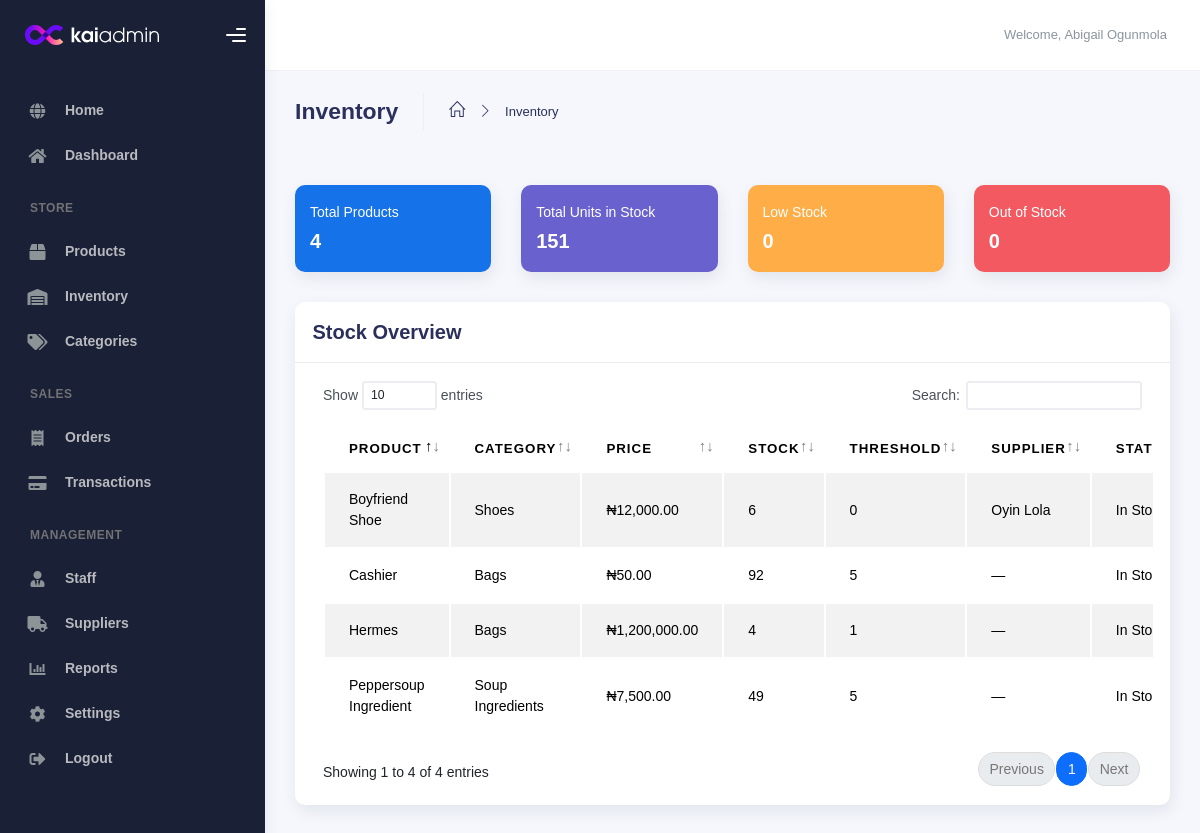
The page /admin/inventory.php (signed in) on the database its author committed.
### tables this page shows
CREATE TABLE `products` (
  `id` int(10) UNSIGNED NOT NULL,
  `name` varchar(150) NOT NULL,
  `description` text DEFAULT NULL,
  `price` decimal(12,2) NOT NULL DEFAULT 0.00,
  `stock_quantity` int(10) UNSIGNED NOT NULL DEFAULT 0,
  `low_stock_threshold` int(10) UNSIGNED NOT NULL DEFAULT 5,
  `category_id` int(10) UNSIGNED NOT NULL,
  `supplier_id` int(10) UNSIGNED DEFAULT NULL,
  `image_url` varchar(255) DEFAULT NULL,
  `is_active` tinyint(1) NOT NULL DEFAULT 1,
  `created_by` int(10) UNSIGNED DEFAULT NULL,
  `created_at` timestamp NOT NULL DEFAULT current_timestamp(),
  `updated_at` timestamp NOT NULL DEFAULT current_timestamp() ON UPDATE current_timestamp()
);

CREATE TABLE `categories` (
  `id` int(10) UNSIGNED NOT NULL,
  `name` varchar(100) NOT NULL,
  `description` text DEFAULT NULL,
  `is_active` tinyint(1) NOT NULL DEFAULT 1,
  `created_at` timestamp NOT NULL DEFAULT current_timestamp(),
  `updated_at` timestamp NOT NULL DEFAULT current_timestamp() ON UPDATE current_timestamp()
);

CREATE TABLE `suppliers` (
  `id` int(10) UNSIGNED NOT NULL,
  `user_id` int(10) UNSIGNED DEFAULT NULL,
  `name` varchar(150) NOT NULL,
  `contact_email` varchar(150) DEFAULT NULL,
  `contact_phone` varchar(30) DEFAULT NULL,
  `address` text DEFAULT NULL,
  `is_active` tinyint(1) NOT NULL DEFAULT 1,
  `created_at` timestamp NOT NULL DEFAULT current_timestamp(),
  `updated_at` timestamp NOT NULL DEFAULT current_timestamp() ON UPDATE current_timestamp()
);

### admin/inventory.php (the view, shortened to what this page needs)
<?php
require_once "../includes/db.php";
$totalProductsStmt = $pdo->query("
    SELECT COUNT(*)
    FROM products
    WHERE is_active = 1
");
$totalProducts = (int) $totalProductsStmt->fetchColumn();
$totalStockStmt = $pdo->query("
    SELECT COALESCE(SUM(stock_quantity), 0)
    FROM products
    WHERE is_active = 1
");
$totalStock = (int) $totalStockStmt->fetchColumn();
$lowStockStmt = $pdo->query("
    SELECT COUNT(*)
    FROM products
    WHERE is_active = 1
      AND stock_quantity > 0
      AND stock_quantity <= low_stock_threshold
");
$lowStockProducts = (int) $lowStockStmt->fetchColumn();
$outOfStockStmt = $pdo->query("
    SELECT COUNT(*)
    FROM products
    WHERE is_active = 1
      AND stock_quantity = 0
");
$outOfStockProducts = (int) $outOfStockStmt->fetchColumn();
$productStmt = $pdo->query("
    SELECT
        p.id,
        p.name,
        p.price,
        p.stock_quantity,
        p.low_stock_threshold,
        p.is_active,
        c.name AS category_name,
        s.name AS supplier_name
    FROM products p
    INNER JOIN categories c
        ON c.id = p.category_id
    LEFT JOIN suppliers s
        ON s.id = p.supplier_id
    WHERE p.is_active = 1
    ORDER BY
        CASE
            WHEN p.stock_quantity = 0 THEN 1
            WHEN p.stock_quantity <= p.low_stock_threshold THEN 2
            ELSE 3
        END,
        p.name ASC
");
$products = $productStmt->fetchAll();
require_once "includes/admin-header.php";
require_once "includes/admin-sidebar.php";
?>
<div class="container">
    <div class="page-inner">
        <div class="d-flex justify-content-between align-items-center mb-4">
            <div class="page-header">
                <h3 class="fw-bold mb-3">Inventory</h3>
                <ul class="breadcrumbs mb-3">
                    <li class="nav-home">
                        <a href="dashboard.php">
                            <i class="icon-home"></i>
                        </a>
                    </li>
                    <li class="separator">
                        <i class="icon-arrow-right"></i>
                    </li>
                    <li class="nav-item">
                        <a href="#">Inventory</a>
                    </li>
                </ul>
            </div>
        </div>
        <div class="inventory-summary">
            <div class="row">
                <div class="col-sm-6 col-md-3">
                    <div class="card card-stats card-round card-primary">
                        <div class="card-body">
                            <div class="row align-items-center">
                                <div class="col col-stats ms-3 ms-sm-0">
                                    <div class="numbers">
                                        <p class="card-category">Total Products</p>
                                        <h4 class="card-title"><strong>
                                                <?= number_format($totalProducts) ?>
                                            </strong></h4>
                                    </div>
                                </div>
                            </div>
                        </div>
                    </div>
                </div>
                <div class="col-sm-6 col-md-3">
                    <div class="card card-stats card-round card-secondary">
                        <div class="card-body">
                            <div class="row align-items-center">
                                <div class="col col-stats ms-3 ms-sm-0">
                                    <div class="numbers">
                                        <p class="card-category">Total Units in Stock</p>
                                        <h4 class="card-title"><strong>
                                                <?= number_format($totalStock) ?>
                                            </strong></h4>
                                    </div>
                                </div>
                            </div>
                        </div>
                    </div>
                </div>
                <div class="col-sm-6 col-md-3">
                    <div class="card card-stats card-round card-warning">
                        <div class="card-body">
                            <div class="row align-items-center">
                                <div class="col col-stats ms-3 ms-sm-0">
                                    <div class="numbers">
                                        <p class="card-category">Low Stock</p>
                                        <h4 class="card-title"><strong>
                                                <?= number_format($lowStockProducts) ?>
                                            </strong></h4>
                                    </div>
                                </div>
                            </div>
                        </div>
                    </div>
                </div>
                <div class="col-sm-6 col-md-3">
                    <div class="card card-stats card-round card-danger">
                        <div class="card-body">
                            <div class="row align-items-center">
                                <div class="col col-stats ms-3 ms-sm-0">
                                    <div class="numbers">
                                        <p class="card-category">Out of Stock</p>
                                        <h4 class="card-title"><strong>
                                                <?= number_format($outOfStockProducts) ?>
                                            </strong></h4>
                                    </div>
                                </div>
                            </div>
                        </div>
                    </div>
                </div>
            </div>
        </div>
        <div class="card">
            <div class="card-header">
                <div class="card-title">Stock Overview</div>
            </div>
            <div class="card-body">
                <?php if (empty($products)): ?>
                    <p>
                        No active products found.
                    </p>
                <?php else: ?>
                    <div class="table-responsive">
                        <table id="basic-datatables" class="display table table-striped table-hover">
                            <thead>
                                <tr>
                                    <th>Product</th>
                                    <th>Category</th>
                                    <th>Price</th>
                                    <th>Stock</th>
                                    <th>Threshold</th>
                                    <th>Supplier</th>
                                    <th>Status</th>
                                </tr>
                            </thead>
                            <tbody>
                                <?php foreach ($products as $product): ?>
                                    <?php
                                    $stock =
                                        (int) $product['stock_quantity'];
                                    $threshold =
                                        (int) $product['low_stock_threshold'];
                                    if ($stock === 0) {
                                        $stockStatus = 'Out of Stock';
                                        $statusClass = 'out-of-stock';
                                    } elseif (
                                        $stock <= $threshold
                                    ) {
                                        $stockStatus = 'Low Stock';
                                        $statusClass = 'low-stock';
                                    } else {
                                        $stockStatus = 'In Stock';
                                        $statusClass = 'in-stock';
                                    }
                                    ?>
                                    <tr>
                                        <td>
                                            <?= htmlspecialchars($product['name']) ?>
                                        </td>
                                        <td>
                                            <?= htmlspecialchars($product['category_name']) ?>
                                        </td>
                                        <td>
                                            ₦<?= number_format((float) $product['price'], 2) ?>
                                        </td>
                                        <td>
                                            <?= number_format($stock) ?>
                                        </td>
                                        <td>
                                            <?= number_format($threshold) ?>
                                        </td>
                                        <td>
                                            <?= $product['supplier_name'] ? htmlspecialchars($product['supplier_name']) : '—' ?>
                                        </td>
                                        <td>
                                            <span class="stock-status <?= $statusClass ?>">
                                                <?= $stockStatus ?>
                                            </span>
                                        </td>
                                    </tr>
                                <?php endforeach; ?>
                            </tbody>
                        </table>
                    </div>
                <?php endif; ?>
            </div>
        </div>
    </div>
</div>
<?php require_once "includes/admin-footer.php"; ?>

### rows shown on the page
products: name "Boyfriend Shoe", category.name "Shoes", price "12,000.00", stock_quantity "6", low_stock_threshold "0", supplier.name "Oyin Lola", stockStatus "In…"
products: name "Cashier", category.name "Bags", price "50.00", stock_quantity "92", low_stock_threshold "5", stockStatus "In…"
products: name "Hermes", category.name "Bags", price "1,200,000.00", stock_quantity "4", low_stock_threshold "1", stockStatus "In…"
products: name "Peppersoup Ingredient", category.name "Soup Ingredients", price "7,500.00", stock_quantity "49", low_stock_threshold "5", stockStatus "In…"

### other values the page prints
$_SESSION['name'] "Abigail Ogunmola"
$totalProducts "4"
$totalStock "151"
$lowStockProducts "0"
$outOfStockProducts "0"
